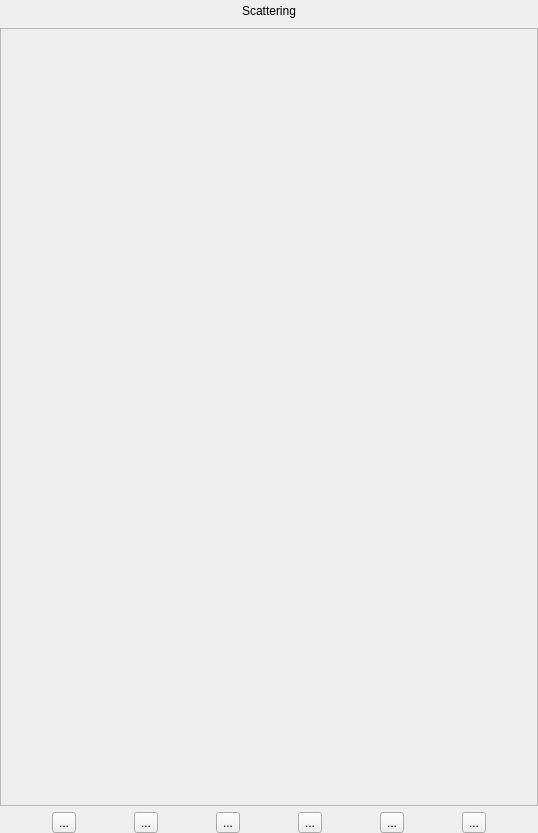
<?xml version="1.0" encoding="UTF-8"?>
<ui version="4.0">
 <class>Form</class>
 <widget class="QWidget" name="Form">
  <property name="geometry">
   <rect>
    <x>0</x>
    <y>0</y>
    <width>538</width>
    <height>833</height>
   </rect>
  </property>
  <property name="windowTitle">
   <string>Form</string>
  </property>
  <layout class="QVBoxLayout" name="verticalLayout">
   <property name="margin">
    <number>0</number>
   </property>
   <item>
    <widget class="QPushButton" name="showDetectorButton">
     <property name="text">
      <string>Scattering</string>
     </property>
     <property name="flat">
      <bool>true</bool>
     </property>
    </widget>
   </item>
   <item>
    <widget class="QScrollArea" name="featuresScroll">
     <property name="minimumSize">
      <size>
       <width>200</width>
       <height>0</height>
      </size>
     </property>
     <property name="widgetResizable">
      <bool>true</bool>
     </property>
     <widget class="QWidget" name="scrollAreaWidgetContents">
      <property name="geometry">
       <rect>
        <x>0</x>
        <y>0</y>
        <width>536</width>
        <height>756</height>
       </rect>
      </property>
      <layout class="QVBoxLayout" name="featuresList">
       <property name="spacing">
        <number>0</number>
       </property>
       <property name="margin">
        <number>0</number>
       </property>
      </layout>
     </widget>
    </widget>
   </item>
   <item>
    <layout class="QHBoxLayout" name="horizontalLayout">
     <item>
      <widget class="QToolButton" name="addFeatureButton">
       <property name="text">
        <string>...</string>
       </property>
       <property name="icon">
        <iconset>
         <normaloff>xicam/gui/icons_52.png</normaloff>xicam/gui/icons_52.png</iconset>
       </property>
       <property name="iconSize">
        <size>
         <width>32</width>
         <height>32</height>
        </size>
       </property>
      </widget>
     </item>
     <item>
      <widget class="QToolButton" name="addParticleButton">
       <property name="text">
        <string>...</string>
       </property>
       <property name="icon">
        <iconset>
         <normaloff>xicam/gui/icons_54.png</normaloff>xicam/gui/icons_54.png</iconset>
       </property>
       <property name="iconSize">
        <size>
         <width>32</width>
         <height>32</height>
        </size>
       </property>
      </widget>
     </item>
     <item>
      <widget class="QToolButton" name="addSubstrateButton">
       <property name="text">
        <string>...</string>
       </property>
       <property name="icon">
        <iconset>
         <normaloff>xicam/gui/icons_53.png</normaloff>xicam/gui/icons_53.png</iconset>
       </property>
       <property name="iconSize">
        <size>
         <width>32</width>
         <height>32</height>
        </size>
       </property>
      </widget>
     </item>
     <item>
      <widget class="QToolButton" name="run">
       <property name="text">
        <string>...</string>
       </property>
       <property name="icon">
        <iconset>
         <normaloff>xicam/gui/icons_34.png</normaloff>xicam/gui/icons_34.png</iconset>
       </property>
       <property name="iconSize">
        <size>
         <width>32</width>
         <height>32</height>
        </size>
       </property>
      </widget>
     </item>
     <item>
      <widget class="QToolButton" name="save">
       <property name="text">
        <string>...</string>
       </property>
       <property name="icon">
        <iconset>
         <normaloff>xicam/gui/icons_59.png</normaloff>xicam/gui/icons_40.png</iconset>
       </property>
       <property name="iconSize">
        <size>
         <width>32</width>
         <height>32</height>
        </size>
       </property>
      </widget>
     </item>
     <item>
      <widget class="QToolButton" name="load">
       <property name="text">
        <string>...</string>
       </property>
       <property name="icon">
        <iconset>
         <normaloff>xicam/gui/icons_55.png</normaloff>xicam/gui/icons_41.png</iconset>
       </property>
       <property name="iconSize">
        <size>
         <width>32</width>
         <height>32</height>
        </size>
       </property>
      </widget>
     </item>
    </layout>
   </item>
  </layout>
 </widget>
 <resources/>
 <connections/>
</ui>
